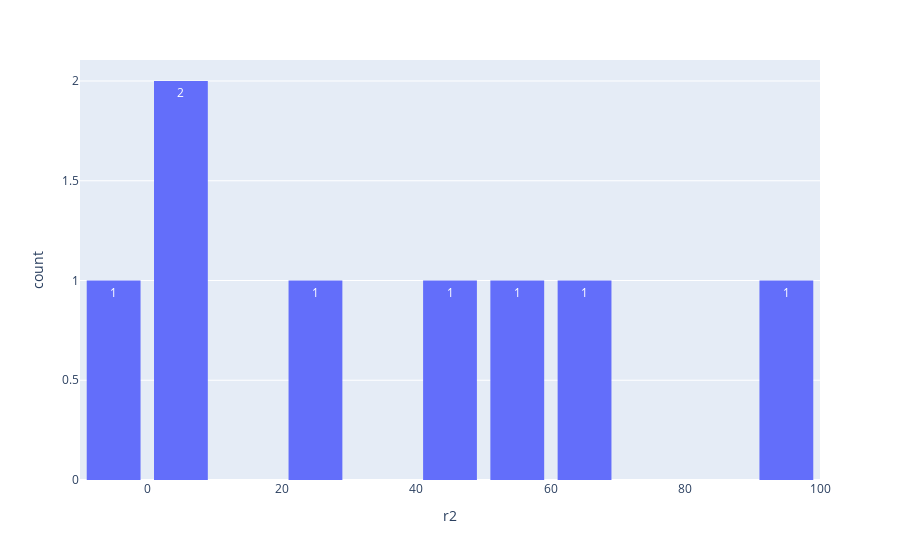

Source (notebook cell):
### Markdown cell above
# Histogram plots

### Code cell
fig = px.histogram(x=final_table['r2'].apply(lambda x: x * 100), nbins=10,
                   labels={'x':'r2'}, text_auto=True)
fig.update_layout(bargap=0.2)
fig.show()

### Figure 1 — Plotly figure (JSON) as saved in the notebook; plotly's stock layout.template omitted (floating-point values rounded to 4 significant figures)
{"data": [{"bingroup": "x", "hovertemplate": "r2=%{x}<br>count=%{y}<extra></extra>", "legendgroup": "", "marker": {"color": "#636efa", "pattern": {"shape": ""}}, "name": "", "nbinsx": 10, "orientation": "v", "showlegend": false, "texttemplate": "%{value}", "type": "histogram", "x": [95.15, 52.04, NaN, NaN, NaN, NaN, NaN, NaN, NaN, NaN, 6.17, NaN, NaN, 49.06, NaN, 66.36, NaN, NaN, NaN, NaN, NaN, NaN, 26.19, NaN, NaN, NaN, -3.996, NaN, NaN, NaN, NaN, 6.361], "xaxis": "x", "yaxis": "y"}], "layout": {"bargap": 0.2, "barmode": "relative", "legend": {"tracegroupgap": 0}, "margin": {"t": 60}, "xaxis": {"anchor": "y", "domain": [0, 1], "title": {"text": "r2"}}, "yaxis": {"anchor": "x", "domain": [0, 1], "title": {"text": "count"}}}}
